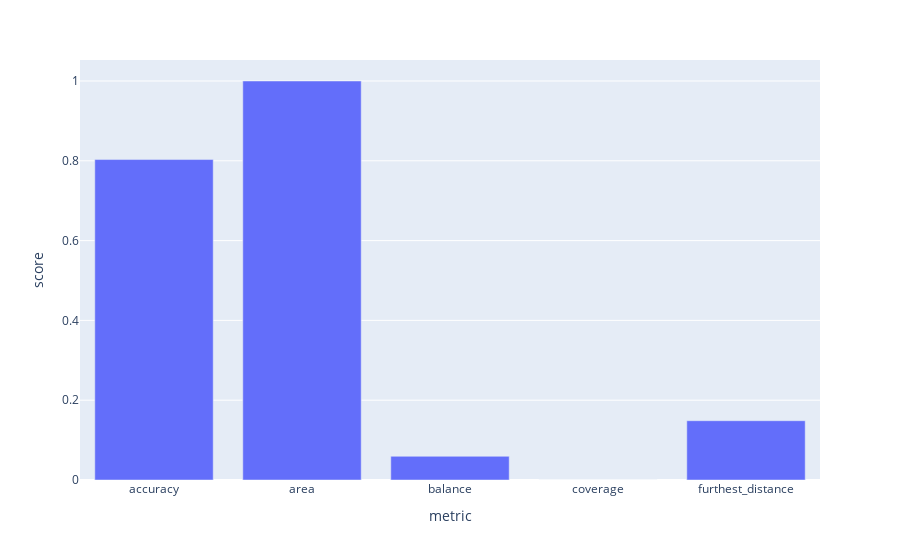

Notebook source saved alongside this figure:
### Code cell
fig = px.bar(pd.DataFrame(limes, columns=['metric', 'score']), x='metric', y='score')
fig.show()

### Figure 1 — Plotly figure (JSON) as saved in the notebook; plotly's stock layout.template omitted (floating-point values rounded to 4 significant figures)
{"data": [{"alignmentgroup": "True", "hovertemplate": "metric=%{x}<br>score=%{y}<extra></extra>", "legendgroup": "", "marker": {"color": "#636efa", "pattern": {"shape": ""}}, "name": "", "offsetgroup": "", "orientation": "v", "showlegend": false, "textposition": "auto", "type": "bar", "x": ["accuracy", "area", "balance", "coverage", "furthest_distance"], "xaxis": "x", "y": [0.8031, 1.0, 0.0594, 0.0, 0.1486], "yaxis": "y"}], "layout": {"barmode": "relative", "legend": {"tracegroupgap": 0}, "margin": {"t": 60}, "xaxis": {"anchor": "y", "domain": [0.0, 1.0], "title": {"text": "metric"}}, "yaxis": {"anchor": "x", "domain": [0.0, 1.0], "title": {"text": "score"}}}}
